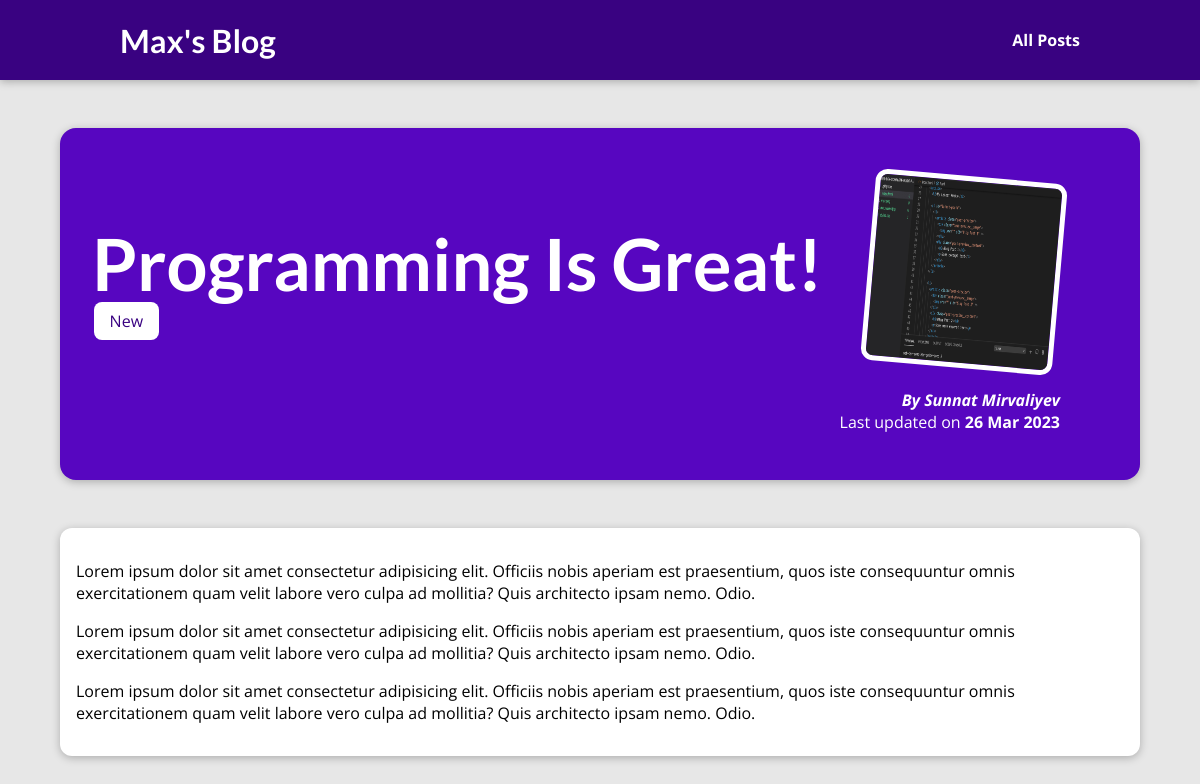
Page /posts/programming-is-fun on the committed database.
### blog/models.py (models this page shows, shortened)
class Post(models.Model):
    title = models.CharField(max_length=150)
    excerpt = models.CharField(max_length=200)
    image_name = models.CharField(max_length=100)
    date = models.DateField(auto_now=True)
    slug = models.SlugField(unique=True, db_index=True)
    content = models.TextField(validators=[MinLengthValidator(10)])
    author = models.ForeignKey(Author, on_delete=models.SET_NULL, null=True , related_name="posts")
    tags = models.ManyToManyField(Tag)

class Tag(models.Model):
    caption = models.CharField(max_length=20)

class Author(models.Model):
    first_name = models.CharField(max_length=100)
    last_name = models.CharField(max_length=100)
    email_address = models.EmailField(max_length=100)
    def full_name(self):
        return f"{self.first_name} {self.last_name}"
    def __str__(self):
        return self.full_name()

### blog/views.py (the view)
# urls.py: path("posts/<slug:slug>", views.post_detail,
def post_detail(request, slug):
    identified_post = get_object_or_404(Post, slug=slug)
    return render(request, "blog/post-detail.html", {
        "post": identified_post,
        "post_tags": identified_post.tags.all()
    })

### blog/templates/blog/post-detail.html (shortened to what this page needs)
{% extends 'base.html' %}
{%load static%}
{%block css_file%}
    <link rel="stylesheet" href="{% static "blog/post-detail.css" %}">
{%endblock%}
{%block content%}
  <section id="summary">
    <h2>{{post.title}}</h2>
    <div>
      {% for tag in post_tags %}
        <span class='tag'> {{ tag.caption }} </span>
      {% endfor %}
    </div>
    <article>
      <img src="{%static "blog/images/"|add:post.image_name %}" alt="{{post.title}}">
      <address>By <a href="mailto:{{post.author.email_address}}"> {{post.author}}</a></address>
        <div>
          Last updated on <time> {{post.date|date:"d M Y" }} </time>
        </div>
    </article>
  </section>
 <main>
  {{post.content| linebreaks}}
 </main>
{%endblock%}

### static/app.css (style rules this page uses)
* { box-sizing: border-box; }
html { font-family: 'Open Sans', 'Lato', sans-serif; }
body { margin: 0; }
h1, h2, h3 { font-family: 'Lato', sans-serif; font-weight: bold; }

### blog/static/blog/post-detail.css (style rules this page uses)
body { background-color: #e7e7e7; }
#summary { margin: 8rem auto 3rem auto; padding: 2rem; width: 90%; max-width: 90rem; border-radius: 16px; background-color: #5706c0; position: relative; box-shadow: 0 2px 8px rgba(0, 0, 0, 0.25); height: 22rem; }
#summary h2 { color: white; font-size: 4.5rem; margin-bottom: 0.25rem; }
#summary article { position: absolute; top: 2rem; right: 3rem; padding: 1rem 2rem; border-radius: 12px; text-align: right; color: white; }
#summary article img { width: 12rem; height: 12rem; border-radius: 12px; transform: rotateZ(5deg); border: 5px solid white; margin-bottom: 1rem; }
#summary address { font-weight: bold; }
#summary a { color: white; text-decoration: none; }
#summary time { font-weight: bold; }
main { width: 90%; max-width: 90rem; margin: 3rem auto; background-color: white; padding: 1rem; border-radius: 12px; box-shadow: 0 2px 8px rgba(0, 0, 0, 0.25); }
.tag { background-color: white; color: #390281; padding: 0.5rem 1rem; border-radius: 8px; margin: 0.1rem; }

### rows in the picture
Post: title "Programming Is Great!", image_name (picture), author "Sunnat Mirvaliyev", date "26 Mar 2023", content "Lorem ipsum dolor sit amet consectetur adipisicing elit. Officiis nobis aperiam est praesentium, quos iste consequuntur omnis exercitationem quam velit labore vero culpa ad mollitia? Quis architecto ipsam nemo. Odio. Lorem ipsum dolor sit amet consectetur adipisicing elit. Officiis nobis aperiam est praesentium, quos iste consequuntur omnis exercitationem quam velit labore vero culpa ad mollitia? Quis architecto ipsam nemo. Odio. Lorem ipsum dolor sit amet consectetur adipisicing elit. Officiis nobis aperiam est praesentium, quos iste consequuntur omnis exercitationem quam velit labore vero culpa ad mollitia? Quis architecto ipsam nemo. Odio."
Tag: caption "New"
